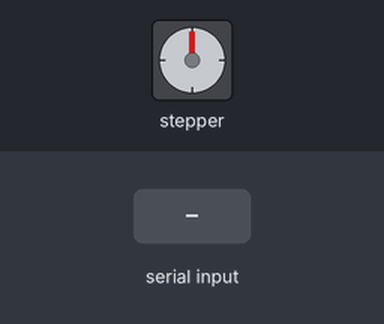
The sketch below on a simulated Arduino Uno, built with avr-gcc and run on an emulated ATmega328P. Shown: stepper motor. The test bench sets the inputs (shaded band). Stepper angles assume 100 steps per turn; what the sketch prints to the serial monitor is not drawn.

Above: at 1.0 s.
1.1 s: "1" received over Serial
At 2.2 s:
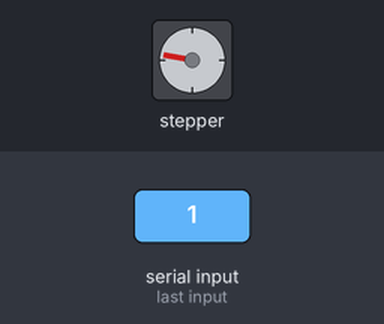
3.3 s: "0" received over Serial
At 5.1 s:
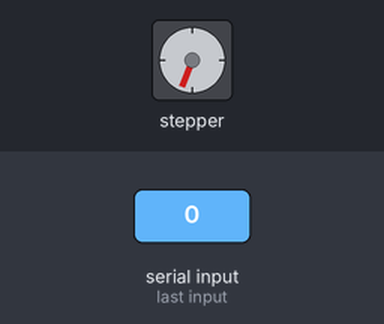
5.4 s: "2" received over Serial
At 6.7 s:
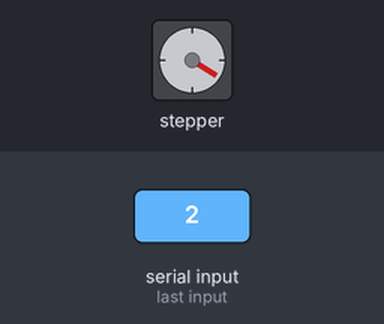
7.5 s: "1" received over Serial
At 9.3 s:
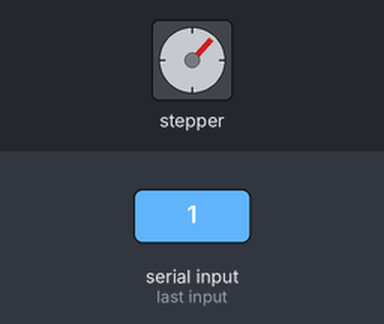
9.6 s: "0" received over Serial
At 11.1 s:
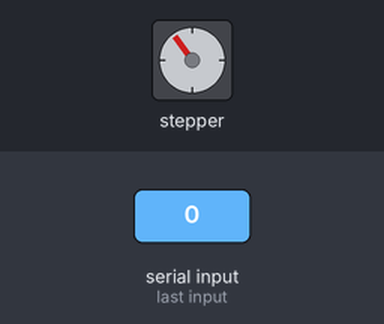
11.7 s: "2" received over Serial
At 12.7 s:
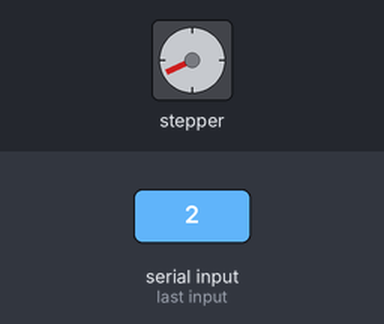
Timing chart, 0 to 14.7 s (numbered marks = the images above; inputs shaded):
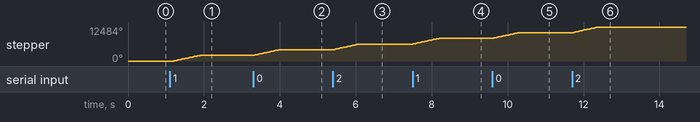

Measured:
- after the input at 1.1 s, stepper: turns 2080° clockwise in 0.70 s, starting after 0.10 s
- after the input at 3.3 s, stepper: turns 2081° clockwise in 0.70 s, starting at once
- after the input at 5.4 s, stepper: turns 2081° clockwise in 0.70 s, starting at once
- after the input at 7.5 s, stepper: turns 2081° clockwise in 0.70 s, starting at once
- after the input at 9.6 s, stepper: turns 2081° clockwise in 0.70 s, starting at once
- after the input at 11.7 s, stepper: turns 2080° clockwise in 0.70 s, starting at once

The sketch:

flip_on_call.ino
```cpp
/*
 *
Modifed from
 http://www.arduino.cc/en/Tutorial/SerialCallResponse

 */

#include <Stepper.h>

#define STEPS 100

Stepper stepper(STEPS, 8, 9, 10, 11);
int inByte = 0;

void setup() {
  stepper.setSpeed(500);
  // start serial port at 9600 bps:
  Serial.begin(9600);
  while (!Serial) {
    ; // wait for serial port to connect. Needed for native USB port only
  }

  //pinMode(2, INPUT);   // digital sensor is on digital pin 2
  establishContact();  // send a byte to establish contact until receiver responds
}

void loop() {
  // if we get a valid byte, read analog ins:
  if (Serial.available() > 0) {
    stepper.step(578);

    // get incoming byte:
    inByte = Serial.read();
    Serial.print(inByte);
    Serial.write("Pong");
    delay(100);
  }
  Serial.print('B');
}

void establishContact() {
  while (Serial.available() <= 0) {
    Serial.print('A');   // send a capital A
    delay(300);
  }
}
```
